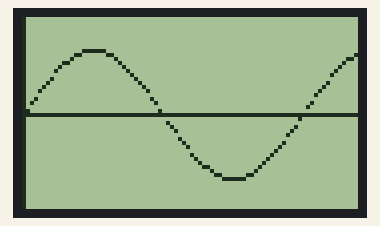
Simulated run of this program. Board: ESP32 board running MicroPython. Shown: 84×48 one-colour display. Library files of the repository ran but are not shown: pcd8544.py; what the program prints to the serial console is not drawn. At 6.5 s the program stops and its outputs stay as they are.

Above: at 6.5 s.

The program:

testlcdsmall.py
```python
#Por michael para probar el lcd 5110. Plotea onda seno
import gc
import sys, time
import pcd8544
from machine import Pin, SPI
import time, ustruct
import math
#con la frecuencia del dispositivo 80k no funciona
#spi = SPI(1, baudrate=80000000, polarity=0, phase=0)
spi = SPI(1, baudrate=328125, polarity=0, phase=0)
cs = Pin(2) #D4
dc = Pin(15) #D8
rst = Pin(0) #D3
#Pin Map esp8266
#D3 to RST
#D4 to CE (cs)
#D8 to DC
#D7 to Din
#D5 to Clk
#D6 to BL

#Pin Map esp32
#RST        to D14
#CE(cs)     to D5
#DC         to D19
#Din{mosi}  to D23
#Clk{clk}   to D18
#BL         to D27

bl = Pin(12, Pin.OUT, value=1) #D6
print("Variables:OK")
lcd = pcd8544.PCD8544(spi, cs, dc, rst)
print("lcd ok")
#bl.value(0)
#time.sleep(2)
#bl.value(1)
import framebuf
buffer = bytearray((lcd.height // 8) * lcd.width)
framebuf = framebuf.FrameBuffer1(buffer, lcd.width, lcd.height)
framebuf.fill(1)
lcd.data(buffer)
time.sleep(1)
framebuf.fill(0)
lcd.data(buffer)
#
framebuf.text("Hello,", 0, 0, 1)
lcd.data(buffer)
#
time.sleep(1)
framebuf.fill(0)
lcd.data(buffer)
#
time.sleep(1)
lcd.clear()
#draw 8x16 in bank 0 (rows 0..7)
#lcd.position(0, 0)
#lcd.data(bytearray(b'\xE0\x38\xE4\x22\xA2\xE1\xE1\x61\xE1\x21\xA2\xE2\xE4\x38\xE0\x00'))
# draw 8x16 in bank 1 (rows 8..15)
#lcd.position(0, 1)
#lcd.data(bytearray(b'\x03\x0C\x10\x21\x21\x41\x48\x48\x48\x49\x25\x21\x10\x0C\x03\x00'))
#time.sleep(1)
#lcd.clear()
lcd.reset()
lcd.init()
#
#termox

#framebuf.pixel(8,47,1)
#framebuf.pixel(7,46,1)
#framebuf.pixel(6,45,1)
#framebuf.pixel(5,44,1)
#framebuf.pixel(4,43,1)
#framebuf.pixel(3,42,1)
#framebuf.pixel(2,41,1)
#framebuf.pixel(1,40,1)
#framebuf.pixel(0,39,1)
#
#w=0.09 #nice baja frecuencia
w=0.09
phi=0
amplitud=16
#Amplitud maxima 22. Aplitud minima 2. Sin DC.
#Frecuencia minima 0.05. Frecuencia maxima 0.6
for i in range(84):
    y=24-amplitud*math.sin((i*w)+phi)
    print(i,round(y), y)
    time.sleep_ms(40)
    framebuf.pixel(i,round(y),1)


#framebuf.vline(5, 0, 96, 0xffff)
framebuf.vline(0, 0, 96, 0xffff)
framebuf.hline(0, 24, 96, 0xffff)
lcd.data(buffer)
```
